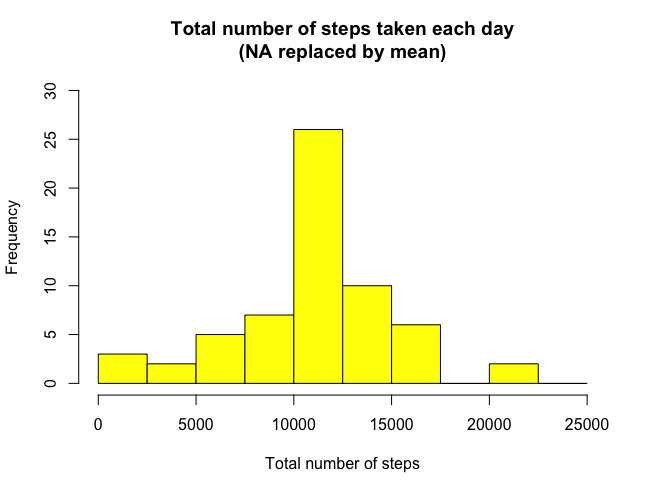

The R source for this figure:
sum_steps<-aggregate(data$steps,by=list(data$date),FUN=sum,na.rm=TRUE) 

hist(sum_steps$x, 
     breaks=seq(from=0, to=25000, by=2500),
     col="yellow", 
     xlab="Total number of steps", 
     ylim=c(0, 30), 
     main="Total number of steps taken each day\n(NA replaced by mean)")

mean(sum_steps$x)

median(sum_steps$x)
